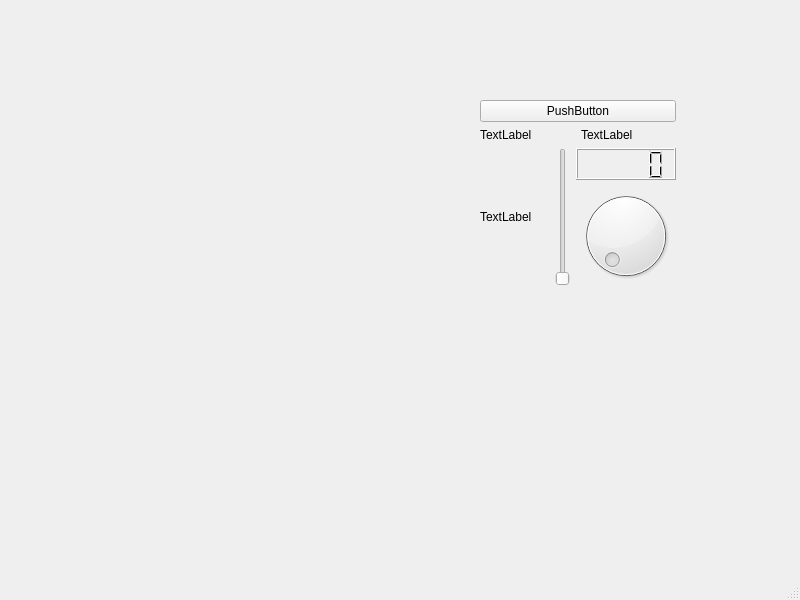
<?xml version="1.0" encoding="UTF-8"?>
<ui version="4.0">
 <class>MainWindow</class>
 <widget class="QMainWindow" name="MainWindow">
  <property name="geometry">
   <rect>
    <x>0</x>
    <y>0</y>
    <width>800</width>
    <height>600</height>
   </rect>
  </property>
  <property name="windowTitle">
   <string>MainWindow</string>
  </property>
  <widget class="QWidget" name="centralwidget">
   <widget class="QWidget" name="">
    <property name="geometry">
     <rect>
      <x>480</x>
      <y>100</y>
      <width>196</width>
      <height>186</height>
     </rect>
    </property>
    <layout class="QVBoxLayout" name="verticalLayout_3">
     <item>
      <layout class="QVBoxLayout" name="verticalLayout_2">
       <item>
        <widget class="QPushButton" name="pushButton">
         <property name="text">
          <string>PushButton</string>
         </property>
        </widget>
       </item>
       <item>
        <layout class="QHBoxLayout" name="horizontalLayout">
         <item>
          <widget class="QLabel" name="label">
           <property name="text">
            <string>TextLabel</string>
           </property>
          </widget>
         </item>
         <item>
          <widget class="QLabel" name="label_2">
           <property name="text">
            <string>TextLabel</string>
           </property>
          </widget>
         </item>
        </layout>
       </item>
      </layout>
     </item>
     <item>
      <layout class="QHBoxLayout" name="horizontalLayout_3">
       <item>
        <layout class="QHBoxLayout" name="horizontalLayout_2">
         <item>
          <widget class="QLabel" name="label_3">
           <property name="text">
            <string>TextLabel</string>
           </property>
          </widget>
         </item>
         <item>
          <widget class="QSlider" name="verticalSlider">
           <property name="orientation">
            <enum>Qt::Vertical</enum>
           </property>
          </widget>
         </item>
        </layout>
       </item>
       <item>
        <layout class="QVBoxLayout" name="verticalLayout">
         <item>
          <widget class="QLCDNumber" name="lcdNumber"/>
         </item>
         <item>
          <widget class="QDial" name="dial"/>
         </item>
        </layout>
       </item>
      </layout>
     </item>
    </layout>
   </widget>
  </widget>
  <widget class="QMenuBar" name="menubar">
   <property name="geometry">
    <rect>
     <x>0</x>
     <y>0</y>
     <width>800</width>
     <height>23</height>
    </rect>
   </property>
  </widget>
  <widget class="QStatusBar" name="statusbar"/>
 </widget>
 <resources/>
 <connections/>
</ui>
